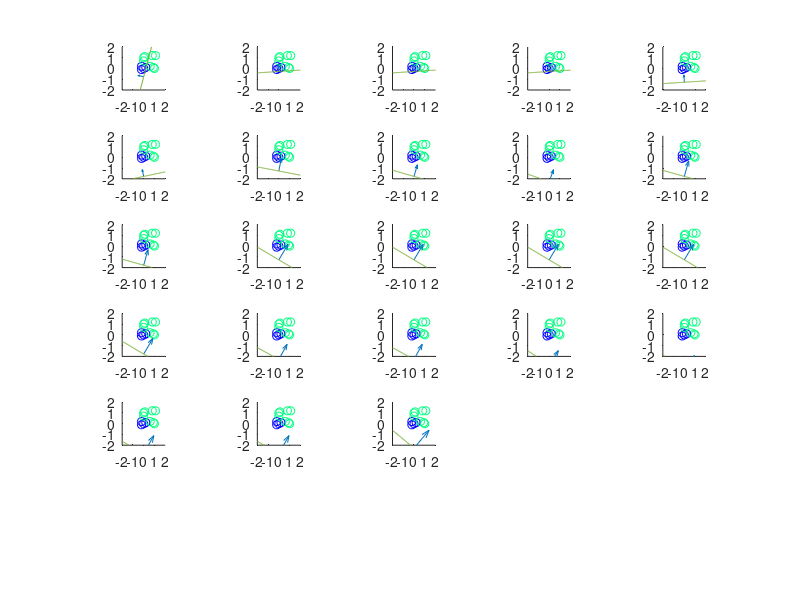

This chart was generated by the following MATLAB code:
close all;
clear all;
load('train_or.mat')

n = length(t);
%% initialize weight and biases randomly
% w0 is bias
w = random('unif',-1,1,1,3);

x = [ones([n,1]) , x];

%%
figure();
subplot(6,5,1);
hold on;
axis equal;
colormap(winter(2));
scatter(x(:,2),x(:,3),[],t+2);
%%
quiver(0,w(1),w(2),w(3));
dx = linspace(-2,2);
fx = -w(2)*dx/w(3) + w(1);
plot(dx,fx)
xlim([-2,2])
ylim([-2 2])
%%
continu = true;
count = 1;
threshold = 0.05;
epsilon = 0.5;
reps = 1;
plotnr = 2;
while continu == true
    % test for stop
    %w = w * (1./sqrt(w*w.'));
    classification = (w * x.') >= 0;
    classification(classification == 0) = -1;
    correct = sum(classification.' == t);
    cont = correct < n;
    % iterate over data
    y_in = w*x(count , :).';
    y = y_in >= threshold + -(y_in <= threshold);

    w = w + epsilon * (t(count) - y)*x(count , :);

    count = count + 1;
    if count == n 
        %continu = false
        count = 1
        reps = reps + 1
    end
    if reps == 3
        continu = 0
    end
    subplot(6,5,plotnr);
    hold on;
    axis equal;
    scatter(x(:,2),x(:,3),[],t+2);
    quiver(0,w(1),w(2),w(3));
    dx = linspace(-2,2);
    fx = -w(2)*dx/w(3) + w(1);
    plot(dx,fx)
    xlim([-2,2])
    ylim([-2 2])  
    plotnr = plotnr + 1;
end
%%
% quiver(0,w(1),w(2),w(3));
% dx = linspace(-2,2);
% fx = -w(2)*dx/w(3) + w(1);
% plot(dx,fx)
% xlim([-2,2])
% ylim([-2 2])
%%
% figure();
% hold on;
% axis equal;
% colormap(winter(2));
% 
% scatter(x(:,1),x(:,2),[],t+2);
% quiver(0,b,w(1),w(2));
% dx = linspace(-2,2);
% fx = -w(1)*dx/w(2) + b;
% plot(dx,fx)
% 
% xlim([-2,2])
% ylim([-2 2])